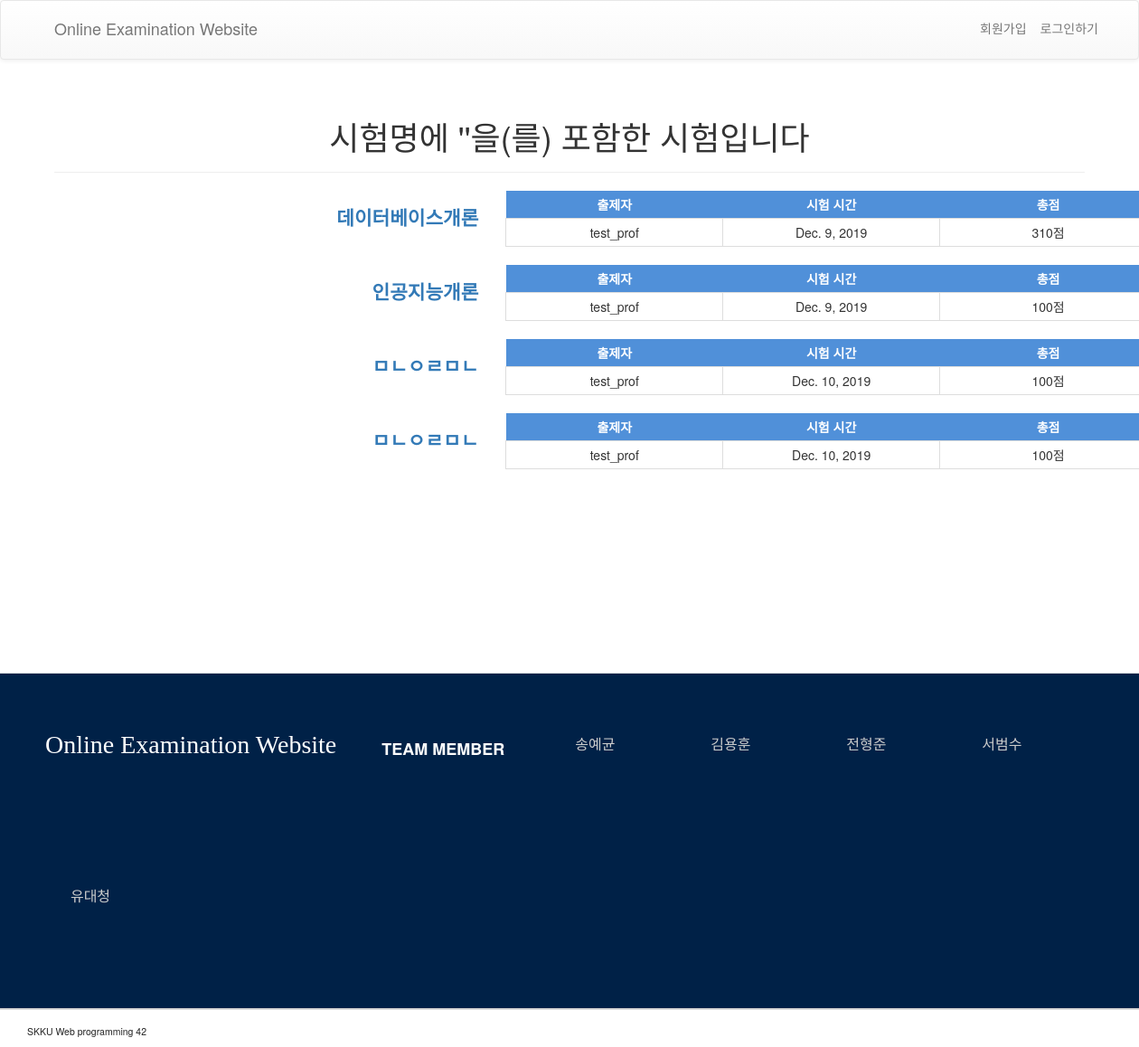
The page /admin_ctrlr/search/ on the database its author committed.
### admin_ctrlr/models.py (models this page shows, shortened)
class Test(models.Model):
    title = models.CharField(max_length=200)
    professor = models.ForeignKey(settings.AUTH_USER_MODEL, on_delete=models.CASCADE)
    test_time = models.DateField(default=None)
    SHORT = datetime.timedelta(hours=1)
    MEDIUM = datetime.timedelta(hours=3)
    LONG = datetime.timedelta(hours=5)
    period_choices = ((SHORT, '1 hour'), (MEDIUM, '3 hour'), (LONG, '5 hour'),)
    test_period = models.DurationField(choices=period_choices, default=MEDIUM)
    created_date = models.DateTimeField(default=timezone.now)
    auto_score = models.BooleanField(default=True)
    total_score = models.IntegerField(null=True)

### admin_ctrlr/views.py (the view)
# urls.py: path('search/', views.search, name='search'),
def search(request):
    qs = Test.objects.all()
    q = request.GET.get('q', '')  # GET request의 인자중에 q 값이 있으면 가져오고, 없으면 빈 문자열 넣기
    if q:  # q가 있으면
        qs = qs.filter(title__icontains=q)  # 제목에 q가 포함되어 있는 레코드만 필터링
    return render(request, 'search.html', {
        'qs': qs,
        'q': q,
    })

### admin_ctrlr/templates/search.html
{% extends 'base.html' %}
{% block content %}
    <div class="container">
        <div class="page-header">
            <h1>시험명에 '{{ q }}'을(를) 포함한 시험입니다</h1>
        </div>
        {% for result in qs %}
        <div class="test">
            <table class="test_table">
                <tr>
                    <th class="test_title" rowspan="3"><a class="test_table_title" href="{% url 'test_detail' pk=result.pk %}">{{ result.title }}</a></th>
                    <th class="test_attribute"><strong>출제자 </strong></th>
                    <th class="test_attribute"><strong>시험 시간 </strong></th>
                    <th class="test_attribute"><strong>총점 </strong></th>
                </tr>
                <tr>
                    <td>{{ result.professor }}</td>
                    <td>{{ result.test_time }}</td>
                    <td>{{ result.total_score }}점</td>
                </tr>
            </table>
        </div>
        {% endfor %}
    </div>
{% endblock %}

### admin_ctrlr/static/css/style.css (style rules this page uses)
body { width: 100%; min-width: 1000px; }
.container { margin: 5px; }
table { margin: 20px; }
th,td { padding: 5px 10px 5px 10px; }
.test_attribute { background: #5090d9; font-weight: 450; color: #ffffff; text-align: center; }
.test_title { text-align: right; padding-right: 30px; min-width: 300px; }
td { border: 1px solid #dddddd; border-collapse: collapse; text-align: center; min-width: 150px; }
.test_table_title { font-size: 16pt; text-align: center; }
.test_table { width: 1200px; }

### rows shown on the page
Test: title "데이터베이스개론", professor "test_prof", test_time "Dec. 9, 2019", total_score "310"
Test: title "인공지능개론", professor "test_prof", test_time "Dec. 9, 2019", total_score "100"
Test: title "ㅁㄴㅇㄹㅁㄴ", professor "test_prof", test_time "Dec. 10, 2019", total_score "100"
Test: title "ㅁㄴㅇㄹㅁㄴ", professor "test_prof", test_time "Dec. 10, 2019", total_score "100"
